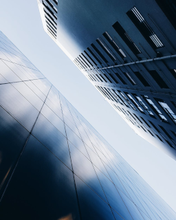
%> input picture Analyse_image/Hough/buildings.png, 176 x 220 px, shrunk from 256 x 320 before the run
$ octave chatgpt.m   (GNU Octave 9; MATLAB toolbox functions it lacks are replaced by stand-ins)
%> lines starting %> are read from the running program, lines starting %| are printed output that depends on the picture


% Charger l'image
image = imread('buildings.png');
%> image is the input picture: size 220x176x3 uint8; mean R, G, B 110.8, 127.5, 145.4

% Conversion en niveaux de gris
image_grayscale = rgb2gray(image);
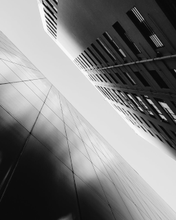
%> image_grayscale: size 220x176 uint8; min 0, max 254, mean 124.5

% Détection des contours
image_edges = edge(image_grayscale, 'canny');
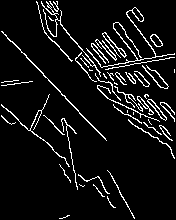
%> image_edges: size 220x176 logical; 7.4% white in thin lines or dots

figure(1);
subplot(222);
imshow(image_edges,[]);

% Définition des paramètres de l'espace de votes de Hough
theta_resolution = 0.5; % Résolution de l'angle en degrés
rho_resolution = 1; % Résolution de la distance en pixels

% Dimensions de l'image
[height, width] = size(image_edges);
%> height = 220; width = 176

% Calcul de l'accumulateur de Hough
max_rho = hypot(height, width);
%> max_rho = 281.7
num_theta = ceil(180 / theta_resolution);
accum = zeros(num_theta,  2*ceil(max_rho / rho_resolution) + 1);

% Parcourir tous les pixels de contours
[y_indices, x_indices] = find(image_edges);
%> y_indices = 2868 values from 2 to 219; x_indices = 2868 values from 2 to 175
num_edge_pixels = numel(y_indices);
%> num_edge_pixels = 2868

%> (the run ends here)
